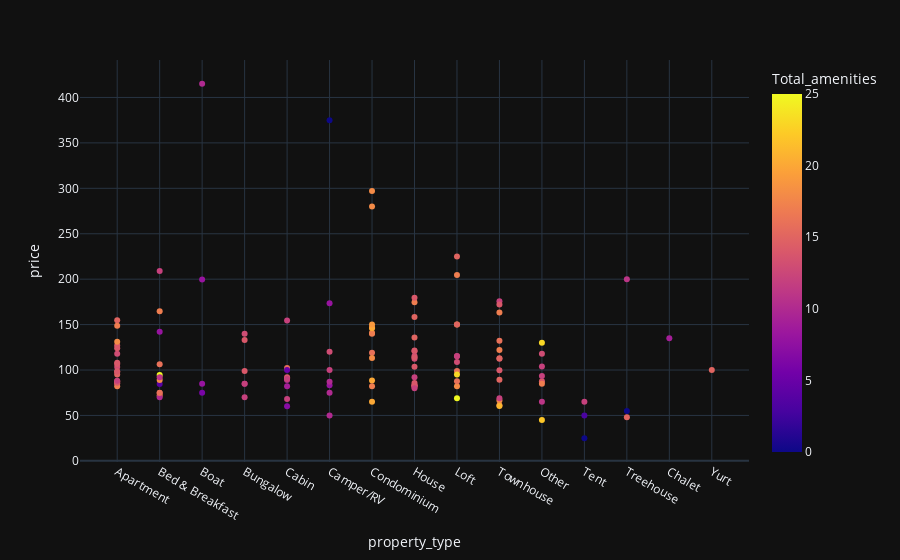

This figure's notebook cell:
### Code cell
mean_price_per_nbhood = listings_new.groupby(['neighbourhood_group_cleansed','property_type'])['price','Total_amenities'].mean().reset_index()
mean_price_per_nbhood.Total_amenities = round(mean_price_per_nbhood.Total_amenities)


fig = px.scatter(mean_price_per_nbhood,
                x = 'property_type',
                y = 'price',
                color = 'Total_amenities',
                hover_data=['neighbourhood_group_cleansed'],
                  template='plotly_dark')
fig.show()

### Figure 1 — Plotly figure (JSON) as saved in the notebook; plotly's stock layout.template omitted (floating-point values rounded to 4 significant figures)
{"data": [{"customdata": [["Ballard"], ["Ballard"], ["Ballard"], ["Ballard"], ["Ballard"], ["Ballard"], ["Ballard"], ["Ballard"], ["Ballard"], ["Ballard"], ["Beacon Hill"], ["Beacon Hill"], ["Beacon Hill"], ["Beacon Hill"], ["Beacon Hill"], ["Beacon Hill"], ["Beacon Hill"], ["Beacon Hill"], ["Beacon Hill"], ["Beacon Hill"], ["Capitol Hill"], ["Capitol Hill"], ["Capitol Hill"], ["Capitol Hill"], ["Capitol Hill"], ["Capitol Hill"], ["Capitol Hill"], ["Capitol Hill"], ["Capitol Hill"], ["Capitol Hill"], ["Cascade"], ["Cascade"], ["Cascade"], ["Cascade"], ["Cascade"], ["Cascade"], ["Cascade"], ["Central Area"], ["Central Area"], ["Central Area"], ["Central Area"], ["Central Area"], ["Central Area"], ["Central Area"], ["Central Area"], ["Delridge"], ["Delridge"], ["Delridge"], ["Delridge"], ["Downtown"], ["Downtown"], ["Downtown"], ["Downtown"], ["Downtown"], ["Downtown"], ["Interbay"], ["Interbay"], ["Interbay"], ["Interbay"], ["Lake City"], ["Lake City"], ["Lake City"], ["Lake City"], ["Magnolia"], ["Magnolia"], ["Magnolia"], ["Magnolia"], ["Magnolia"], ["Magnolia"], ["Northgate"], ["Northgate"], ["Northgate"], ["Northgate"], ["Northgate"], ["Northgate"], ["Northgate"], ["Northgate"], ["Northgate"], ["Other neighborhoods"], ["Other neighborhoods"], ["Other neighborhoods"], ["Other neighborhoods"], ["Other neighborhoods"], ["Other neighborhoods"], ["Other neighborhoods"], ["Other neighborhoods"], ["Other neighborhoods"], ["Other neighborhoods"], ["Other neighborhoods"], ["Other neighborhoods"], ["Queen Anne"], ["Queen Anne"], ["Queen Anne"], ["Queen Anne"], ["Queen Anne"], ["Queen Anne"], ["Queen Anne"], ["Queen Anne"], ["Queen Anne"], ["Queen Anne"], ["Rainier Valley"], ["Rainier Valley"], ["Rainier Valley"], ["Rainier Valley"], ["Rainier Valley"], ["Rainier Valley"], ["Rainier Valley"], ["Rainier Valley"], ["Rainier Valley"], ["Seward Park"], ["Seward Park"], ["University District"], ["University District"], ["University District"], ["University District"], ["University District"], ["West Seattle"], ["West Seattle"], ["West Seattle"], ["West Seattle"], ["West Seattle"], ["West Seattle"], ["West Seattle"], ["West Seattle"], ["West Seattle"], ["West Seattle"], ["West Seattle"]], "hovertemplate": "property_type=%{x}<br>price=%{y}<br>neighbourhood_group_cleansed=%{customdata[0]}<br>Total_amenities=%{marker.color}<extra></extra>", "legendgroup": "", "marker": {"color": [14.0, 4.0, 6.0, 10.0, 10.0, 10.0, 20.0, 14.0, 18.0, 15.0, 14.0, 18.0, 14.0, 16.0, 0.0, 14.0, 16.0, 11.0, 12.0, 14.0, 13.0, 8.0, 13.0, 12.0, 18.0, 13.0, 12.0, 14.0, 17.0, 11.0, 14.0, 8.0, 12.0, 16.0, 13.0, 23.0, 17.0, 13.0, 12.0, 9.0, 17.0, 14.0, 13.0, 17.0, 15.0, 15.0, 18.0, 14.0, 17.0, 17.0, 25.0, 20.0, 17.0, 19.0, 12.0, 18.0, 19.0, 12.0, 25.0, 15.0, 11.0, 12.0, 13.0, 15.0, 16.0, 18.0, 15.0, 15.0, 12.0, 17.0, 10.0, 5.0, 10.0, 20.0, 14.0, 23.0, 3.0, 18.0, 14.0, 16.0, 10.0, 12.0, 12.0, 8.0, 17.0, 14.0, 12.0, 12.0, 0.0, 14.0, 14.0, 12.0, 8.0, 14.0, 7.0, 8.0, 16.0, 14.0, 17.0, 14.0, 15.0, 16.0, 14.0, 10.0, 14.0, 16.0, 13.0, 12.0, 15.0, 14.0, 14.0, 12.0, 18.0, 12.0, 22.0, 21.0, 14.0, 17.0, 12.0, 13.0, 9.0, 18.0, 15.0, 15.0, 16.0, 0.0, 15.0], "coloraxis": "coloraxis", "symbol": "circle"}, "mode": "markers", "name": "", "orientation": "v", "showlegend": false, "x": ["Apartment", "Bed & Breakfast", "Boat", "Bungalow", "Cabin", "Camper/RV", "Condominium", "House", "Loft", "Townhouse", "Apartment", "Bed & Breakfast", "Bungalow", "Cabin", "Camper/RV", "House", "Loft", "Other", "Tent", "Townhouse", "Apartment", "Bed & Breakfast", "Bungalow", "Cabin", "Condominium", "House", "Loft", "Other", "Townhouse", "Treehouse", "Apartment", "Boat", "Camper/RV", "Condominium", "House", "Loft", "Townhouse", "Apartment", "Bungalow", "Cabin", "Condominium", "House", "Loft", "Other", "Townhouse", "Apartment", "Bed & Breakfast", "House", "Townhouse", "Apartment", "Bed & Breakfast", "Condominium", "House", "Loft", "Other", "Apartment", "Condominium", "House", "Loft", "Apartment", "Bed & Breakfast", "Cabin", "House", "Apartment", "Bed & Breakfast", "Condominium", "House", "Loft", "Townhouse", "Apartment", "Bed & Breakfast", "Cabin", "Camper/RV", "Condominium", "House", "Other", "Tent", "Townhouse", "Apartment", "Bed & Breakfast", "Boat", "Bungalow", "Cabin", "Camper/RV", "Condominium", "House", "Loft", "Other", "Tent", "Townhouse", "Apartment", "Bed & Breakfast", "Boat", "Bungalow", "Cabin", "Camper/RV", "Condominium", "House", "Loft", "Townhouse", "Apartment", "Bed & Breakfast", "Cabin", "Camper/RV", "House", "Loft", "Other", "Townhouse", "Treehouse", "Apartment", "House", "Apartment", "Condominium", "House", "Other", "Townhouse", "Apartment", "Bed & Breakfast", "Cabin", "Camper/RV", "Chalet", "Condominium", "House", "Loft", "Townhouse", "Treehouse", "Yurt"], "xaxis": "x", "y": [108.1, 84.5, 75.0, 85.0, 89.0, 75.0, 88.33, 120.5, 82.0, 89.4, 85.09, 89.0, 99.0, 102.3, 375.0, 82.41, 99.0, 65.0, 65.0, 112.5, 118.0, 142.2, 140.0, 154.5, 140.6, 112.3, 115.5, 87.5, 163.2, 200.0, 126.9, 199.5, 100.0, 147.2, 115.4, 95.0, 122.0, 103.2, 70.0, 82.0, 140.0, 121.5, 108.8, 85.0, 112.9, 98.33, 72.0, 81.51, 61.17, 148.7, 94.5, 145.9, 174.5, 150.1, 104.0, 131.2, 150.0, 92.0, 69.0, 87.64, 92.0, 68.0, 83.17, 154.9, 75.0, 280.0, 158.2, 150.0, 175.8, 82.16, 70.0, 100.0, 50.0, 65.0, 83.35, 130.0, 50.0, 66.5, 106.6, 106.4, 415.0, 84.75, 90.75, 173.5, 82.0, 113.9, 115.1, 93.44, 25.0, 99.69, 124.0, 209.0, 85.0, 133.0, 60.0, 83.33, 119.1, 179.6, 204.5, 172.0, 94.97, 74.6, 92.0, 87.0, 85.8, 87.5, 118.0, 69.0, 48.0, 86.0, 103.5, 88.1, 113.3, 79.86, 45.0, 60.33, 98.1, 164.7, 90.0, 120.0, 135.0, 297.0, 135.9, 225.0, 132.1, 55.0, 100.0], "yaxis": "y", "type": "scatter"}], "layout": {"xaxis": {"anchor": "y", "domain": [0.0, 1.0], "title": {"text": "property_type"}}, "yaxis": {"anchor": "x", "domain": [0.0, 1.0], "title": {"text": "price"}}, "coloraxis": {"colorbar": {"title": {"text": "Total_amenities"}}, "colorscale": [[0.0, "#0d0887"], [0.1111, "#46039f"], [0.2222, "#7201a8"], [0.3333, "#9c179e"], [0.4444, "#bd3786"], [0.5556, "#d8576b"], [0.6667, "#ed7953"], [0.7778, "#fb9f3a"], [0.8889, "#fdca26"], [1.0, "#f0f921"]]}, "legend": {"tracegroupgap": 0}, "margin": {"t": 60}}}
